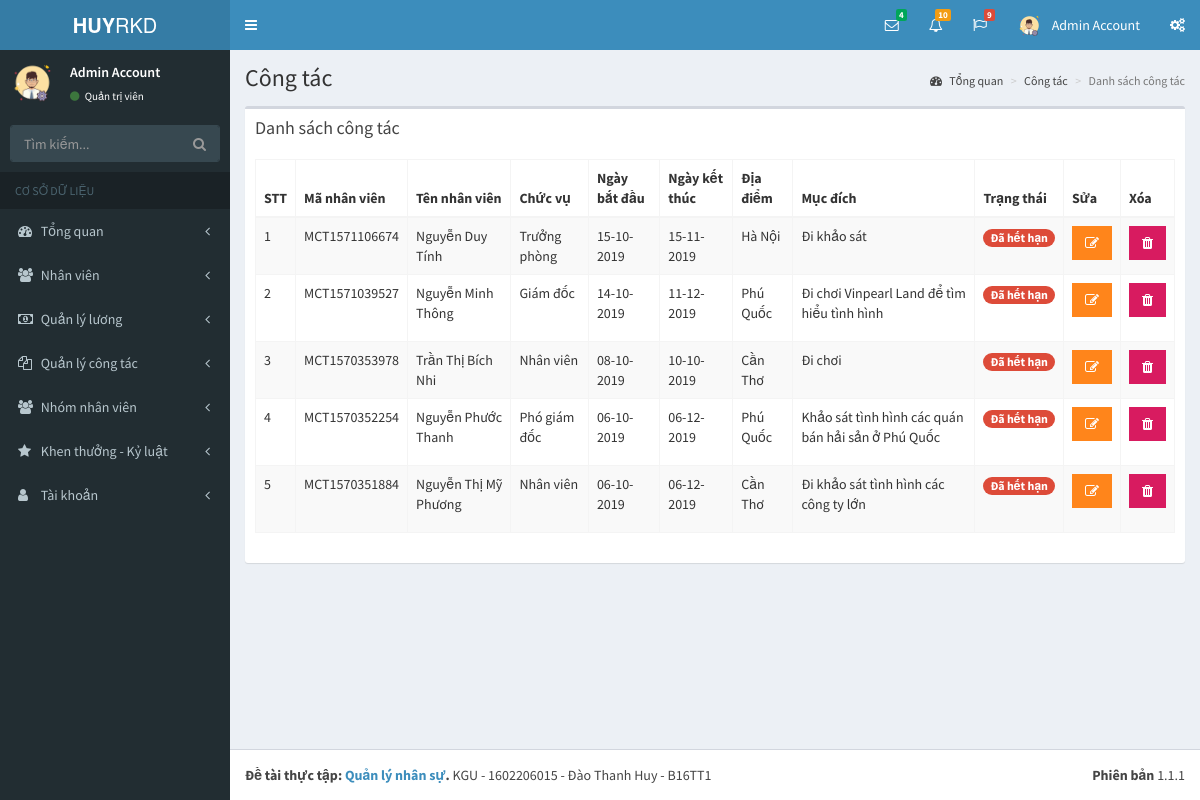
The app's page /pages/danh-sach-cong-tac.php (signed in) with its own data.
### tables this page shows
CREATE TABLE `tai_khoan` (
  `id` int(11) NOT NULL,
  `ho` varchar(50) NOT NULL,
  `ten` varchar(50) NOT NULL,
  `hinh_anh` varchar(50) NOT NULL,
  `email` varchar(50) NOT NULL,
  `mat_khau` varchar(50) NOT NULL,
  `so_dt` varchar(50) NOT NULL,
  `quyen` tinyint(1) NOT NULL,
  `trang_thai` tinyint(1) NOT NULL,
  `truy_cap` int(11) NOT NULL,
  `ngay_tao` datetime NOT NULL,
  `ngay_sua` datetime NOT NULL
);

CREATE TABLE `nhanvien` (
  `id` int(11) NOT NULL,
  `ma_nv` varchar(50) NOT NULL,
  `hinh_anh` varchar(255) NOT NULL,
  `ten_nv` varchar(255) NOT NULL,
  `biet_danh` varchar(255) NOT NULL,
  `gioi_tinh` tinyint(1) NOT NULL,
  `ngay_sinh` date NOT NULL,
  `noi_sinh` varchar(255) NOT NULL,
  `hon_nhan_id` int(11) NOT NULL,
  `so_cmnd` varchar(50) NOT NULL,
  `noi_cap_cmnd` varchar(255) NOT NULL,
  `ngay_cap_cmnd` date NOT NULL,
  `nguyen_quan` varchar(255) NOT NULL,
  `quoc_tich_id` int(11) NOT NULL,
  `ton_giao_id` int(11) NOT NULL,
  `dan_toc_id` int(11) NOT NULL,
  `ho_khau` varchar(255) NOT NULL,
  `tam_tru` varchar(255) NOT NULL,
  `loai_nv_id` int(11) NOT NULL,
  `trinh_do_id` int(11) NOT NULL,
  `chuyen_mon_id` int(11) NOT NULL,
  `bang_cap_id` int(11) NOT NULL,
  `phong_ban_id` int(11) NOT NULL,
  `chuc_vu_id` int(11) NOT NULL,
  `trang_thai` tinyint(1) NOT NULL,
  `nguoi_tao_id` int(11) NOT NULL,
  `ngay_tao` datetime NOT NULL,
  `nguoi_sua_id` int(11) NOT NULL,
  `ngay_sua` datetime NOT NULL
);

CREATE TABLE `cong_tac` (
  `id` int(11) NOT NULL,
  `ma_cong_tac` varchar(255) NOT NULL,
  `nhanvien_id` int(11) NOT NULL,
  `ngay_bat_dau` date NOT NULL,
  `ngay_ket_thuc` date NOT NULL,
  `dia_diem` varchar(255) NOT NULL,
  `muc_dich` varchar(500) NOT NULL,
  `ghi_chu` varchar(500) NOT NULL,
  `nguoi_tao` varchar(255) NOT NULL,
  `ngay_tao` datetime NOT NULL,
  `nguoi_sua` varchar(255) NOT NULL,
  `ngay_sua` datetime NOT NULL
);

CREATE TABLE `chuc_vu` (
  `id` int(11) NOT NULL,
  `ma_chuc_vu` varchar(50) NOT NULL,
  `ten_chuc_vu` varchar(255) NOT NULL,
  `luong_ngay` double NOT NULL,
  `ghi_chu` varchar(255) NOT NULL,
  `nguoi_tao` varchar(50) NOT NULL,
  `ngay_tao` datetime NOT NULL,
  `nguoi_sua` varchar(50) NOT NULL,
  `ngay_sua` datetime NOT NULL
);

### pages/danh-sach-cong-tac.php (the view, shortened to what this page needs)
<?php
if(isset($_SESSION['username']) && isset($_SESSION['level']))
{
  include('../layouts/header.php');
  include('../layouts/topbar.php');
  include('../layouts/sidebar.php');
  $showData = "SELECT ct.id as id, ma_cong_tac, ten_nv, ten_chuc_vu, ngay_bat_dau, ngay_ket_thuc, dia_diem, muc_dich FROM  nhanvien nv, chuc_vu cv, cong_tac ct WHERE nv.chuc_vu_id = cv.id AND nv.id = ct.nhanvien_id ORDER BY ct.ngay_tao DESC";
  $result = mysqli_query($conn, $showData);
  $arrShow = array();
  while ($row = mysqli_fetch_array($result)) {
    $arrShow[] = $row;
  }
?>
  <div class="content-wrapper">
    <section class="content-header">
      <h1>
        Công tác
      </h1>
      <ol class="breadcrumb">
        <li><a href="index.php?p=index&a=statistic"><i class="fa fa-dashboard"></i> Tổng quan</a></li>
        <li><a href="danh-sach-cong-tac.php?p=collaborate&a=list-collaborate">Công tác</a></li>
        <li class="active">Danh sách công tác</li>
      </ol>
    </section>
    <section class="content">
      <div class="row">
        <div class="col-xs-12">
          <div class="box">
            <div class="box-header">
              <h3 class="box-title">Danh sách công tác</h3>
            </div>
            <div class="box-body">
              <div class="table-responsive">
                <table id="example1" class="table table-bordered table-striped">
                  <thead>
                  <tr>
                    <th>STT</th>
                    <th>Mã nhân viên</th>
                    <th>Tên nhân viên</th>
                    <th>Chức vụ</th>
                    <th>Ngày bắt đầu</th>
                    <th>Ngày kết thúc</th>
                    <th>Địa điểm</th>
                    <th>Mục đích</th>
                    <th>Trạng thái</th>
                    <th>Sửa</th>
                    <th>Xóa</th>
                  </tr>
                  </thead>
                  <tbody>
                  <?php
                    $count = 1;
                    foreach ($arrShow as $arrS)
                    {
                  ?>
                      <tr>
                        <td><?php echo $count; ?></td>
                        <td><?php echo $arrS['ma_cong_tac']; ?></td>
                        <td><?php echo $arrS['ten_nv']; ?></td>
                        <td><?php echo $arrS['ten_chuc_vu']; ?></td>
                        <td><?php echo date_format(date_create($arrS['ngay_bat_dau']), 'd-m-Y'); ?></td>
                        <td><?php echo date_format(date_create($arrS['ngay_ket_thuc']), 'd-m-Y'); ?></td>
                        <td><?php echo $arrS['dia_diem']; ?></td>
                        <td><?php echo $arrS['muc_dich']; ?></td>
                        <?php
                          $ngayHienTai = date("Y-m-d H:i:s");
                          $ngayHetHan = $arrS['ngay_ket_thuc'];
                          if($ngayHienTai < $ngayHetHan)
                          {
                            echo '<td><span class="badge bg-blue"> Đang công tác </span></td>';
                          }
                          else
                          {
                            echo '<td><span class="badge bg-red"> Đã hết hạn </span></td>';
                          }
                        ?>
                        <td>
                          <?php
                            if($row_acc['quyen'] == 1)
                            {
                              echo "<form method='POST'>";
                              echo "<button type='submit' class='btn bg-orange btn-flat'  name='edit'><i class='fa fa-edit'></i></button>";
                              echo "</form>";
                            }
                            else
                            {
                              echo "<button type='button' class='btn bg-orange btn-flat' disabled><i class='fa fa-edit'></i></button>";
                            }
                          ?>
                        </td>
                        <td>
                          <?php
                            if($row_acc['quyen'] == 1)
                            {
                              echo "<button type='button' class='btn bg-maroon btn-flat' data-toggle='modal' data-target='#exampleModal' data-whatever='".$arrS['id']."'><i class='fa fa-trash'></i></button>";
                            }
                            else
                            {
                              echo "<button type='button' class='btn bg-maroon btn-flat' disabled><i class='fa fa-trash'></i></button>";
                            }
                          ?>
                        </td>
                      </tr>
                  <?php
                      $count++;
                    }
                  ?>
                  </tbody>
                </table>
              </div>
            </div>
          </div>
        </div>
      </div>
    </section>
  </div>
<?php
  include('../layouts/footer.php');
}
else
{
  header('Location: dang-nhap.php');
}
?>

### layouts/topbar.php (shortened to what this page needs)
<body class="hold-transition skin-blue sidebar-mini">
<div class="wrapper">
  <header class="main-header">
    <a href="index.php?p=index&a=statistic" class="logo">
      <span class="logo-lg"><b>HUY</b>RKD</span>
    </a>
    <nav class="navbar navbar-static-top">
      <a href="#" class="sidebar-toggle" data-toggle="push-menu" role="button">
      </a>
      <div class="navbar-custom-menu">
        <ul class="nav navbar-nav">
          <li class="dropdown messages-menu">
            <a href="#" class="dropdown-toggle" data-toggle="dropdown">
              <i class="fa fa-envelope-o"></i>
              <span class="label label-success">4</span>
            </a>
          </li>
          <li class="dropdown notifications-menu">
            <a href="#" class="dropdown-toggle" data-toggle="dropdown">
              <i class="fa fa-bell-o"></i>
              <span class="label label-warning">10</span>
            </a>
          </li>
          <li class="dropdown tasks-menu">
            <a href="#" class="dropdown-toggle" data-toggle="dropdown">
              <i class="fa fa-flag-o"></i>
              <span class="label label-danger">9</span>
            </a>
          </li>
          <li class="dropdown user user-menu">
            <a href="#" class="dropdown-toggle" data-toggle="dropdown">
              <img src="../uploads/images/<?php echo $row_acc['hinh_anh']; ?>" class="user-image" alt="User Image">
              <span class="hidden-xs"><?php echo $row_acc['ten']; ?> <?php echo $row_acc['ho']; ?></span>
            </a>
          </li>
          <li>
            <a href="#" data-toggle="control-sidebar"><i class="fa fa-gears"></i></a>
          </li>
        </ul>
      </div>
    </nav>
  </header>

### layouts/sidebar.php (shortened to what this page needs)
<aside class="main-sidebar">
  <section class="sidebar">
    <div class="user-panel">
      <div class="pull-left image">
        <img src="../uploads/images/<?php echo $row_acc['hinh_anh']; ?>" class="img-circle" alt="User Image">
      </div>
      <div class="pull-left info">
        <p>
          <?php echo $row_acc['ten']; ?> <?php echo $row_acc['ho']; ?>
        </p>
        <a href="#"><i class="fa fa-circle text-success"></i>
          <?php
            if($row_acc['quyen'] == 1)
            {
              echo "Quản trị viên";
            }
            else
            {
              echo "Nhân viên";
            }
          ?>
        </a>
      </div>
    </div>
    <form action="#" method="get" class="sidebar-form">
      <div class="input-group">
        <input type="text" name="q" class="form-control" placeholder="Tìm kiếm...">
        <span class="input-group-btn">
              <button type="submit" name="search" id="search-btn" class="btn btn-flat"><i class="fa fa-search"></i>
              </button>
            </span>
      </div>
    </form>
    <ul class="sidebar-menu" data-widget="tree">
      <li class="header">CƠ SỞ DỮ LIỆU</li>
      <li class="<?php if($p == 'index') echo 'active'; ?> treeview">
        <a href="#">
          <i class="fa fa-dashboard"></i> <span>Tổng quan</span>
          <span class="pull-right-container">
            <i class="fa fa-angle-left pull-right"></i>
          </span>
        </a>
      </li>
      <li class="<?php if($p == 'staff') echo 'active'; ?> treeview">
        <a href="#">
          <i class="fa fa-users"></i>
          <span>Nhân viên</span>
          <span class="pull-right-container">
            <i class="fa fa-angle-left pull-right"></i>
          </span>
        </a>
      </li>
      <li class="<?php if($p == 'salary') echo 'active'; ?> treeview">
        <a href="#">
          <i class="fa fa-money"></i>
          <span>Quản lý lương</span>
          <span class="pull-right-container">
            <i class="fa fa-angle-left pull-right"></i>
          </span>
        </a>
      </li>
      <li class="<?php if($p == 'collaborate') echo 'active'; ?> treeview">
        <a href="#">
          <i class="fa fa-files-o"></i>
          <span>Quản lý công tác</span>
          <span class="pull-right-container">
            <i class="fa fa-angle-left pull-right"></i>
          </span>
        </a>
      </li>
      <li class="<?php if($p == 'group') echo 'active'; ?> treeview">
        <a href="#">
          <i class="fa fa-users"></i> <span>Nhóm nhân viên</span>
          <span class="pull-right-container">
            <i class="fa fa-angle-left pull-right"></i>
          </span>
        </a>
      </li>
      <li class="<?php if($p == 'bonus-discipline') echo 'active'; ?> treeview">
        <a href="#">
          <i class="fa fa-star"></i> <span>Khen thưởng - Kỷ luật</span>
          <span class="pull-right-container">
            <i class="fa fa-angle-left pull-right"></i>
          </span>
        </a>
      </li>
      <li class="<?php if($p == 'account') echo 'active'; ?> treeview">
        <a href="#">
          <i class="fa fa-user"></i> <span>Tài khoản</span>
          <span class="pull-right-container">
            <i class="fa fa-angle-left pull-right"></i>
          </span>
        </a>
      </li>
    </ul>
  </section>
</aside>

### records on screen
tai_khoan: hinh_anh (picture), ten "Admin", ho "Account"
nhanvien: cong_tac.ma_cong_tac "MCT1571106674", ten_nv "Nguyễn Duy Tính", chuc_vu.ten_chuc_vu "Trưởng phòng", cong_tac.ngay_bat_dau "15-10-2019", cong_tac.ngay_ket_thuc "15-11-2019", cong_tac.dia_diem "Hà Nội", cong_tac.muc_dich "Đi khảo sát"
nhanvien: cong_tac.ma_cong_tac "MCT1571039527", ten_nv "Nguyễn Minh Thông", chuc_vu.ten_chuc_vu "Giám đốc", cong_tac.ngay_bat_dau "14-10-2019", cong_tac.ngay_ket_thuc "11-12-2019", cong_tac.dia_diem "Phú Quốc", cong_tac.muc_dich "Đi chơi Vinpearl Land để tìm hiểu tình hình"
nhanvien: cong_tac.ma_cong_tac "MCT1570353978", ten_nv "Trần Thị Bích Nhi", chuc_vu.ten_chuc_vu "Nhân viên", cong_tac.ngay_bat_dau "08-10-2019", cong_tac.ngay_ket_thuc "10-10-2019", cong_tac.dia_diem "Cần Thơ", cong_tac.muc_dich "Đi chơi"
nhanvien: cong_tac.ma_cong_tac "MCT1570352254", ten_nv "Nguyễn Phước Thanh", chuc_vu.ten_chuc_vu "Phó giám đốc", cong_tac.ngay_bat_dau "06-10-2019", cong_tac.ngay_ket_thuc "06-12-2019", cong_tac.dia_diem "Phú Quốc", cong_tac.muc_dich "Khảo sát tình hình các quán bán hải sản ở Phú Quốc"
nhanvien: cong_tac.ma_cong_tac "MCT1570351884", ten_nv "Nguyễn Thị Mỹ Phương", chuc_vu.ten_chuc_vu "Nhân viên", cong_tac.ngay_bat_dau "06-10-2019", cong_tac.ngay_ket_thuc "06-12-2019", cong_tac.dia_diem "Cần Thơ", cong_tac.muc_dich "Đi khảo sát tình hình các công ty lớn"
